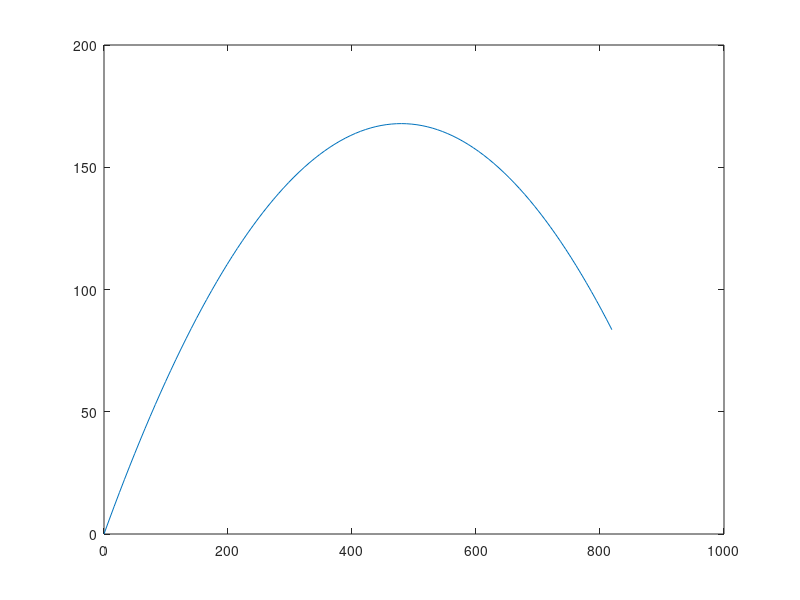

Source code (MATLAB):
x0 = 0; y0 = 0;
v0 = 100;
alpha = 35*pi/180;
g = 9.8;
t = linspace(0,10,100);
x = x0 + v0*t*cos(alpha);
y = y0 + v0*t*sin(alpha) - g*t.^2/2; 
plot(x,y)